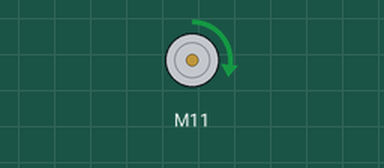
Recording of a sketch running on a simulated Arduino Uno, built with avr-gcc and run on an emulated ATmega328P. Shown: DC motor (green arrow = forward, orange = backward, longer = faster).

Above: at 0.1 s.
At 2.1 s:
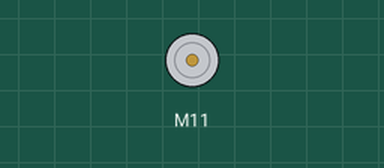
Timing chart, 0 to 3.6 s (numbered marks = the images above):
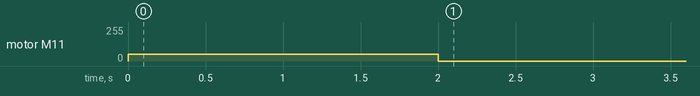

The sketch:

motor_makeblock_test.ino
```cpp
#include "MeOrion.h"

MeDCMotor motor1_pince(PORT_1);

MeDCMotor motor2_bras(PORT_2);

MeDCMotor motor3_gauche(M1);

MeDCMotor motor4_droit(M2);

uint8_t motorSpeed_pince = 150;
uint8_t motorSpeed_bras = 250;
uint8_t motorSpeed = 100;

void setup()
{
  motor1_pince.run(50);
  delay(2000);
  motor1_pince.stop();
}

void loop()
{
  /* value: between -255 and 255.

  //pince [-150,150]
  motor1_pince.run(motorSpeed_pince); //+ ouvert / - fermé

  //bras [-200,250]
  motor2_bras.run(motorSpeed_bras); //+ monté / - descendre (correctif negatif +50)

  //Chenilles [-255,255]
  motor3_gauche.run(-motorSpeed); //+ arriere / - avant
  motor4_droit.run(motorSpeed); //- arriere / + avant

  delay(2000);
  motor1_pince.stop();
  motor2_bras.stop();
  motor3_gauche.stop();
  motor4_droit.stop();
  delay(100);
  motor1_pince.run(-motorSpeed_pince);
  motor2_bras.run(-motorSpeed_bras+50); // correctif negatif 50
  motor3_gauche.run(motorSpeed);
  motor4_droit.run(-motorSpeed);
  delay(2000);
  motor1_pince.stop();
  motor2_bras.stop();
  motor3_gauche.stop();
  motor4_droit.stop();
  delay(2000);*/
}
```

Measured:
- by itself, motor M11: stopped → forward 50/255 at 0.00 s, → stopped 2.0 s later
